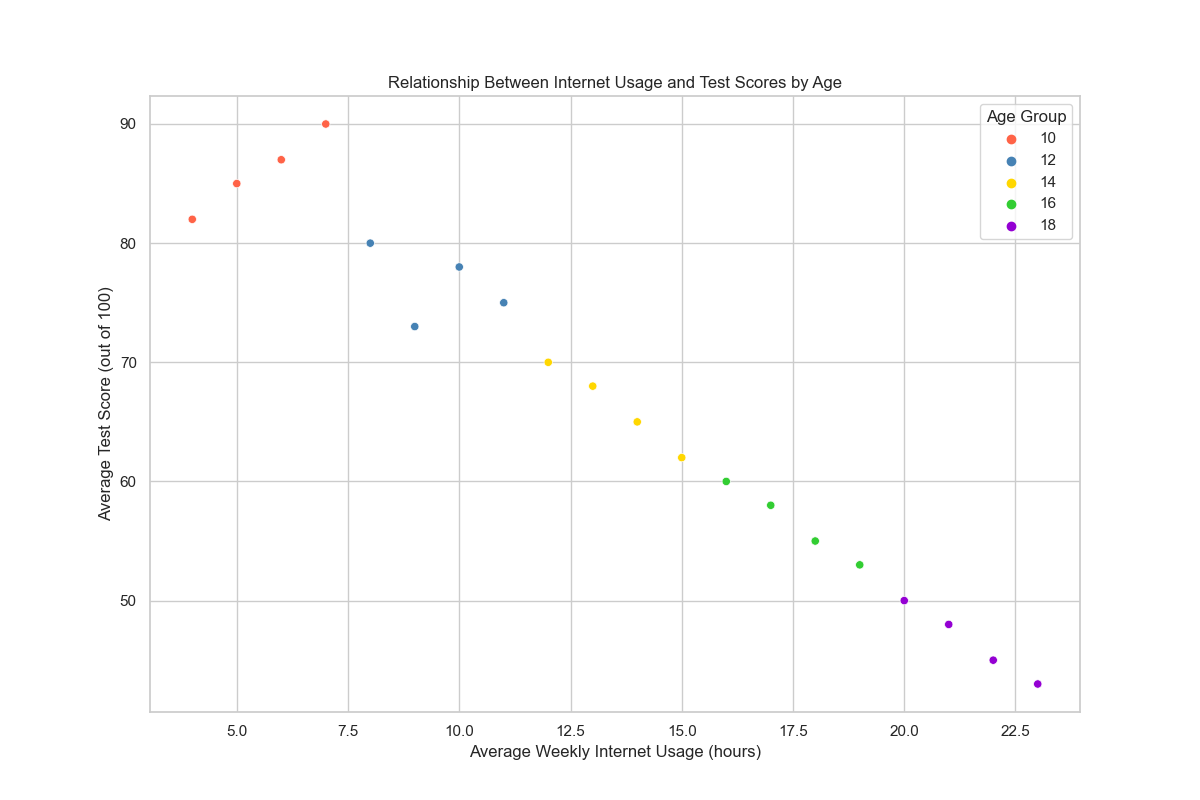

Write Python code to recreate this figure.

import seaborn as sns
import pandas as pd
import matplotlib.pyplot as plt

# Data from the table provided above
data = {
    'Age': [10, 10, 10, 10, 12, 12, 12, 12, 14, 14, 14, 14, 16, 16, 16, 16, 18, 18, 18, 18],
    'Internet_Usage': [5, 6, 4, 7, 10, 8, 9, 11, 14, 12, 13, 15, 18, 16, 19, 17, 20, 21, 22, 23],
    'Test_Score': [85, 87, 82, 90, 78, 80, 73, 75, 65, 70, 68, 62, 55, 60, 53, 58, 50, 48, 45, 43]
}

# Convert the dictionary into a DataFrame
df = pd.DataFrame(data)

# Create the scatterplot
plt.figure(figsize=(12, 8))
scatter_plot = sns.scatterplot(x='Internet_Usage', y='Test_Score', hue='Age', palette=['#FF6347', '#4682B4', '#FFD700', '#32CD32', '#9400D3'], data=df)

# Customizing the scatterplot
scatter_plot.set_title('Relationship Between Internet Usage and Test Scores by Age')
scatter_plot.set_xlabel('Average Weekly Internet Usage (hours)')
scatter_plot.set_ylabel('Average Test Score (out of 100)')

plt.legend(title='Age Group')
plt.show()
